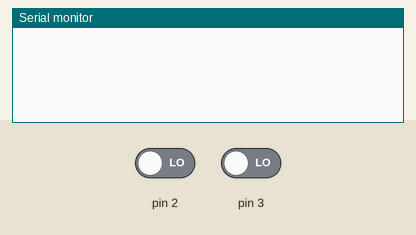
This sketch was run on a simulated Arduino Uno, built with avr-gcc and run on an emulated ATmega328P. On the bench: the last lines printed to the serial monitor. The test bench sets the inputs (shaded band); at power-on: pin 2 LOW, pin 3 LOW.

Above: at 1.2 s.
1.3 s: pin 2 driven HIGH
At 1.37 s:
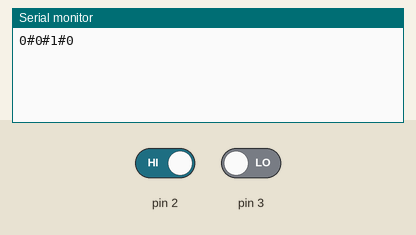
3.2 s: pin 3 driven HIGH
At 3.84 s:
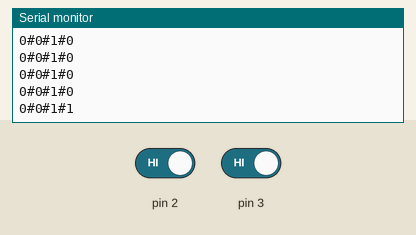
6.2 s: pin 2 driven LOW
At 6.84 s:
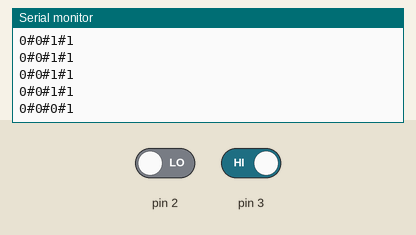

Measured:
- after the input at 1.3 s, the serial monitor: prints a new line at once (image 1)
- after the input at 3.2 s, the serial monitor: prints a new line after 0.58 s (image 2)
- after the input at 6.2 s, the serial monitor: prints a new line after 0.58 s (image 3)

The sketch:

xtFireW.ino
```cpp
// Gun properties
const byte a_btn     = 0x0002;
const byte b_btn     = 0x0003;

const byte up_btn    = 0x0030;
const byte down_btn  = 0x0031;
const byte left_btn  = 0x0032;
const byte rigth_btn = 0x0033;

const unsigned short serial_speed = 1200; // 9600;

/*
 * This parameters are needed to reduce the debounce
 * effects of mecchanical buttons.
 */
const unsigned long debounceDelay = 200;
unsigned long debounceTime = 0;


void setup() {
  Serial.begin(serial_speed);

  pinMode(a_btn,     INPUT);
  pinMode(b_btn,     INPUT);
  // attachInterrupt(digitalPinToInterrupt(a_btn), aButtonISR, RISING);
  // attachInterrupt(digitalPinToInterrupt(b_btn), bButtonISR, RISING);

  pinMode(up_btn,    INPUT);
  pinMode(down_btn,  INPUT);
  pinMode(left_btn,  INPUT);
  pinMode(rigth_btn, INPUT);
}// setup

void loop() {
  /*
   * For x and y I supposed that the two buttons in the same axe
   * (up&down and left&rigth) will be not pressed at the same time
   */
  byte x = - digitalRead(up_btn) + digitalRead(down_btn);
  byte y = - digitalRead(left_btn) + digitalRead(rigth_btn);
  byte a = digitalRead(a_btn);
  byte b = digitalRead(b_btn);

  bool is_changed = (x || y || a || b);
  if(is_changed){
    String msg = String(x) + '#' + String(y) + '#' + String(a) + '#' + String(b);
    Serial.println(msg);
  }// if
}// loop

void aButtonISR() {
  btnFilter(1, 0);
}// aButtonCallback

void bButtonISR() {
  btnFilter(0, 1);
}// aButtonCallback

void btnFilter(byte a, byte b){
  long now = millis();
  if ((now - debounceTime) > debounceDelay) {
    debounceTime = now;
    //a_value = a;
    //b_value = b;

    //Serial.println(String(a) + String(b));
  }// if
}// serialSend
```
